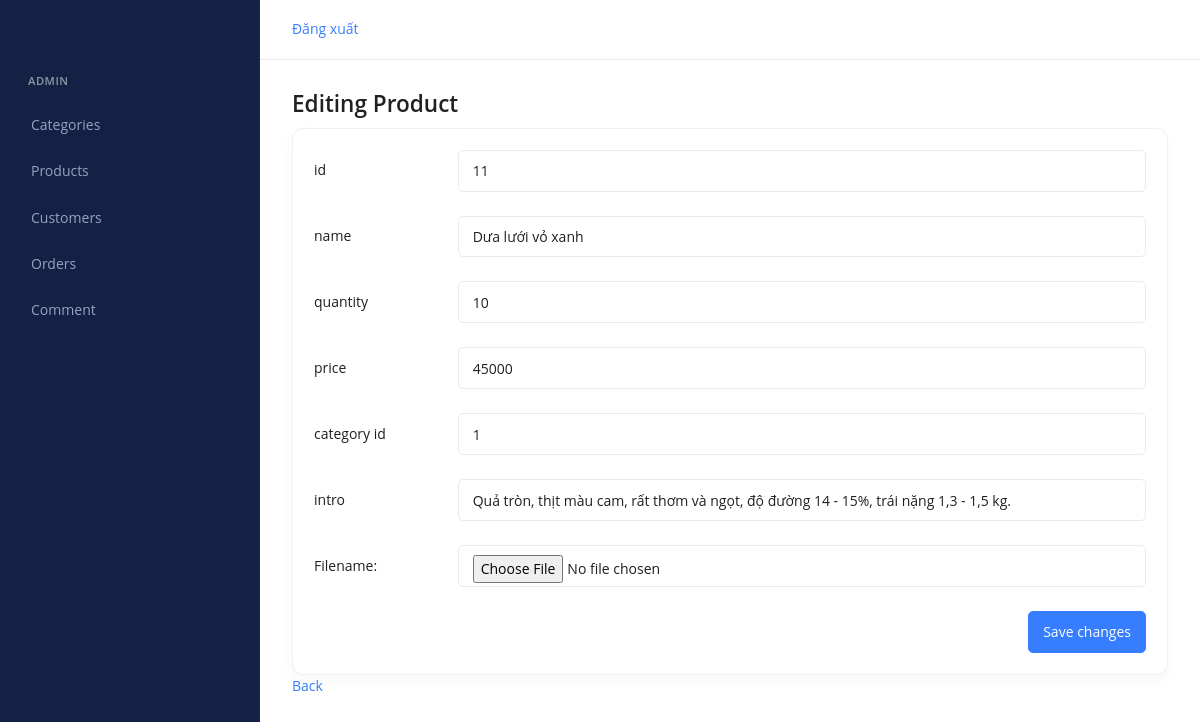
The app's page /product/edit/11 (signed in) with its own data.
### tables this page shows
CREATE TABLE `product` (
  `product_id` int(11) NOT NULL,
  `product_name` varchar(255) DEFAULT NULL,
  `quantity` int(11) DEFAULT NULL,
  `price` int(11) DEFAULT NULL,
  `avatar` varchar(255) DEFAULT NULL,
  `category_id` int(11) DEFAULT NULL,
  `intro` varchar(1000) DEFAULT NULL
);

### core/Controller.php (called while the page is built, shortened)
<?php
    class Controller{
        public function modal($modal){
            return new $modal;
        }
        public function view($view, $data = []){
            require_once "./mvc/views/".$view.".php";
        }
    }
?>

### mvc/controllers/Product.php (called while the page is built, shortened)
<?php
    class Product extends Controller{
        function edit($id){
            $product = $this->modal("ProductModal");
            $layout = $this->view("layouts/admin", ["admin_page"=>"admin/products/edit", "admin_header"=>"shared/admin_header", "admin_sidebar"=>"shared/admin_sidebar", "product"=>$product->getProductWithId($id), "id" =>$id, "productModal" => $product]);
        }
    }
?>

### core/App.php (called while the page is built, shortened)
<?php
    class App{
        protected $action = "index";
        function __construct()
        {
            $url_arr = $this->getURL();
            if(isset($url_arr[0])){
                unset($url_arr[0]);
            }
            $this->page = new $this->page;
            if(isset($url_arr[1])){
                if(method_exists($this->page, $url_arr[1])){
                    $this->action = $url_arr[1];
                }
                unset($url_arr[1]);
            }
            $this->params = $url_arr?array_values($url_arr):[];
            call_user_func_array([$this->page, $this->action], $this->params);
        }
        function getURL(){
            if(isset($_GET["url"])){
                return explode("/", filter_var(trim($_GET["url"])));
            }
        }
    }
?>

### index.php (called while the page is built, shortened)
<?php
    require_once "./core/App.php";
    require_once "./core/Controller.php";
    require_once "./core/Database.php";
    $myApp = new App();
?>

### core/Database.php (called while the page is built, shortened)
<?php
    class Database{
        public $servername = "localhost";
        public $username = "root";
        public $password = "";
        public $dbname = "web212";
        function __construct(){
            $this->con = mysqli_connect($this->servername, $this->username, $this->password, $this->dbname);
        }
    }
?>

### mvc/modals/ProductModal.php (called while the page is built, shortened)
<?php
    class ProductModal extends Database{
        public function getProductWithID($id){
            $qr = "SELECT * FROM product WHERE product_id = $id";
            return mysqli_query($this->con, $qr);
        }
    }
?>

### mvc/views/admin/products/form_product.php (the view, shortened to what this page needs)
<div class="card">
    <div class="card-body">
        <?php
        if (isset($data["product"])) {
            while ($row = mysqli_fetch_assoc($data["product"])) {
        ?>
                <form method="POST" action="" enctype="multipart/form-data">
                    <div class="row form-group">
                        <label for="id" class="col-sm-2 col-form-label input-label">id</label>
                        <div class="col-sm-10">
                            <input type="number" name="id" class="form-control" placeholder="Please input id" value="<?php if (isset($data["id"])) echo $data["id"]; ?>" required="true">
                        </div>
                    </div>
                    <div class="row form-group">
                        <label for="name" class="col-sm-2 col-form-label input-label">name</label>
                        <div class="col-sm-10">
                            <input type="text" name="name" class="form-control" placeholder="Please input name" value="<?php echo $row["product_name"] ?>" required="true">
                        </div>
                    </div>
                    <div class="row form-group">
                        <label for="name" class="col-sm-2 col-form-label input-label">quantity</label>
                        <div class="col-sm-10">
                            <input type="text" name="quantity" class="form-control" placeholder="Please input quantity" value="<?php echo $row["quantity"] ?>" required="true">
                        </div>
                    </div>
                    <div class="row form-group">
                        <label for="name" class="col-sm-2 col-form-label input-label">price</label>
                        <div class="col-sm-10">
                            <input type="text" name="price" class="form-control" placeholder="Please input price" value="<?php echo $row["price"] ?>" required="true">
                        </div>
                    </div>
                    <div class="row form-group">
                        <label for="name" class="col-sm-2 col-form-label input-label">category id</label>
                        <div class="col-sm-10">
                            <input type="text" name="category_id" class="form-control" placeholder="Please input category id" value="<?php echo $row["category_id"] ?>" required="true">
                        </div>
                    </div>
                    <div class="row form-group">
                        <label for="name" class="col-sm-2 col-form-label input-label">intro</label>
                        <div class="col-sm-10">
                            <input type="text" name="intro" class="form-control" placeholder="Please input intro" value="<?php echo $row["intro"] ?>" required="true">
                        </div>
                    </div>
                    <div class="row form-group">
                        <label for="file" class="col-sm-2 col-form-label input-label">Filename:</label>
                        <div class="col-sm-10">
                            <input class="form-control" type="file" name="file">
                        </div>
                    </div>
                    <div class="d-flex justify-content-end">
                        <input type="submit" value="Save changes" class="btn btn-primary" name="submit">
                    </div>
                </form>
        <?php
            }
        }
        ?>
    </div>
</div>

### records on screen
product: id "11", name "Dưa lưới vỏ xanh", quantity "10", price "45000", category_id "1", intro "Quả tròn, thịt màu cam, rất thơm và ngọt, độ đường 14 - 15%, trái nặng 1,3 - 1,5 kg."
